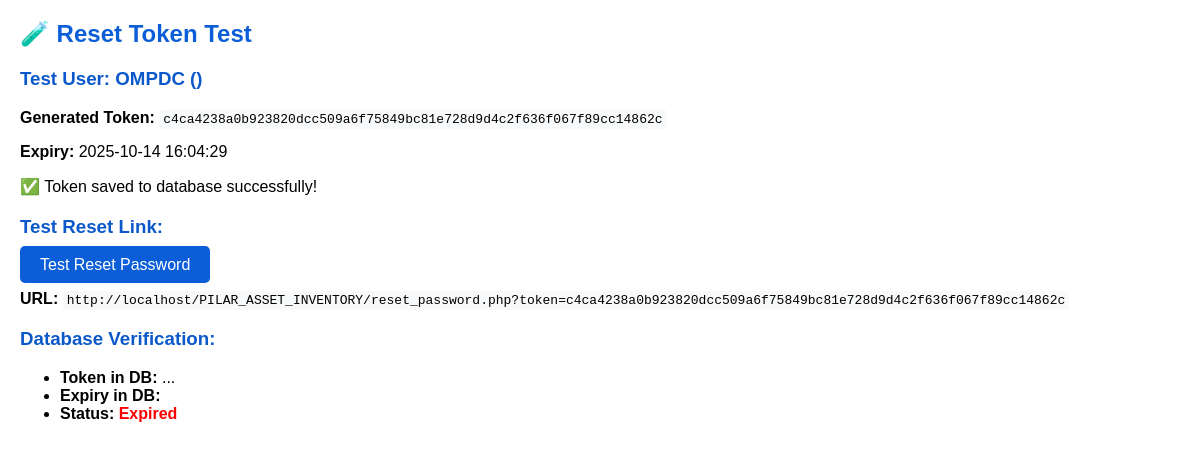
/test_reset_token.php, run on an earlier commit of the app's database.
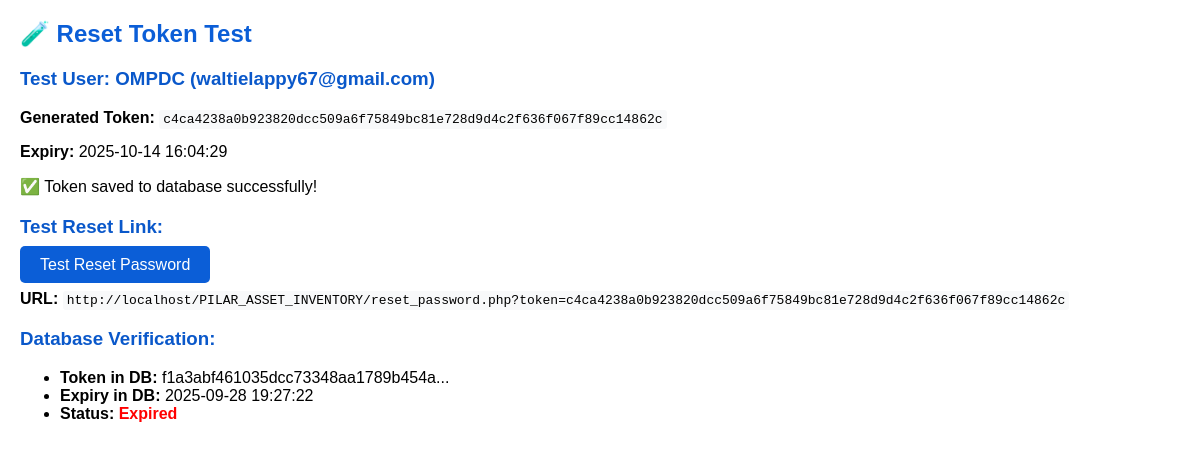
And on a later commit of the database.
### tables this page shows
CREATE TABLE `users` (
  `id` int(11) NOT NULL,
  `username` varchar(50) NOT NULL,
  `fullname` varchar(100) NOT NULL,
  `email` varchar(100) NOT NULL,
  `password` varchar(255) NOT NULL,
  `role` enum('super_admin','admin','user','office_user','office_admin') NOT NULL DEFAULT 'user',
  `status` enum('active','inactive','deleted') NOT NULL DEFAULT 'active',
  `created_at` timestamp NOT NULL DEFAULT current_timestamp(),
  `reset_token` varchar(255) DEFAULT NULL,
  `reset_token_expiry` datetime DEFAULT NULL,
  `office_id` int(11) DEFAULT NULL,
  `profile_picture` varchar(255) DEFAULT 'default_profile.png',
  `session_timeout` int(11) DEFAULT 1800
);

### test_reset_token.php (the view, shortened to what this page needs)
<?php
require_once 'connect.php';
echo "<h2>🧪 Reset Token Test</h2>";
$user_query = "SELECT id, username, email FROM users WHERE status = 'active' LIMIT 1";
$user_result = $conn->query($user_query);
$user = $user_result->fetch_assoc();
echo "<h3>Test User: {$user['username']} ({$user['email']})</h3>";
$token = bin2hex(random_bytes(32));
$expiry = date('Y-m-d H:i:s', strtotime('+1 hour'));
echo "<p><strong>Generated Token:</strong> <code>{$token}</code></p>";
echo "<p><strong>Expiry:</strong> {$expiry}</p>";
$updateStmt = $conn->prepare("UPDATE users SET reset_token = ?, reset_token_expiry = ? WHERE id = ?");
$updateStmt->bind_param("ssi", $token, $expiry, $user['id']);
if ($updateStmt->execute()) {
    echo "✅ Token saved to database successfully!<br>";
    $protocol = (isset($_SERVER['HTTPS']) && $_SERVER['HTTPS'] === 'on') ? "https" : "http";
    $host = $_SERVER['HTTP_HOST'];
    $scriptDir = dirname($_SERVER['SCRIPT_NAME']);
    $baseURL = $protocol . "://" . $host . $scriptDir;
    $resetURL = $baseURL . '/reset_password.php?token=' . $token;
    echo "<h3>Test Reset Link:</h3>";
    echo "<p><a href='{$resetURL}' target='_blank' style='background: #0b5ed7; color: white; padding: 10px 20px; text-decoration: none; border-radius: 5px;'>Test Reset Password</a></p>";
    echo "<p><strong>URL:</strong> <code>{$resetURL}</code></p>";
    echo "<h3>Database Verification:</h3>";
    $verifyStmt = $conn->prepare("SELECT reset_token, reset_token_expiry,
                                  CASE WHEN reset_token_expiry > NOW() THEN 'Valid' ELSE 'Expired' END as status
                                  FROM users WHERE id = ?");
    $verifyStmt->bind_param("i", $user['id']);
    $verifyStmt->execute();
    $verifyResult = $verifyStmt->get_result();
    $tokenData = $verifyResult->fetch_assoc();
    echo "<ul>";
    echo "<li><strong>Token in DB:</strong> " . substr($tokenData['reset_token'], 0, 32) . "...</li>";
    echo "<li><strong>Expiry in DB:</strong> {$tokenData['reset_token_expiry']}</li>";
    echo "<li><strong>Status:</strong> <span style='color: " . ($tokenData['status'] === 'Valid' ? 'green' : 'red') . ";'><strong>{$tokenData['status']}</strong></span></li>";
    echo "</ul>";
} else {
    echo "❌ Failed to save token to database.<br>";
}
?>

What changed in the data, as far as the page shows it:
changed users "OMPDC": email (not shown) → "waltielappy67@gmail.com"; reset_token (not shown) → "f1a3abf461035dcc73348aa1789b454a"; reset_token_expiry (not shown) → "2025-09-28 19:27:22"
